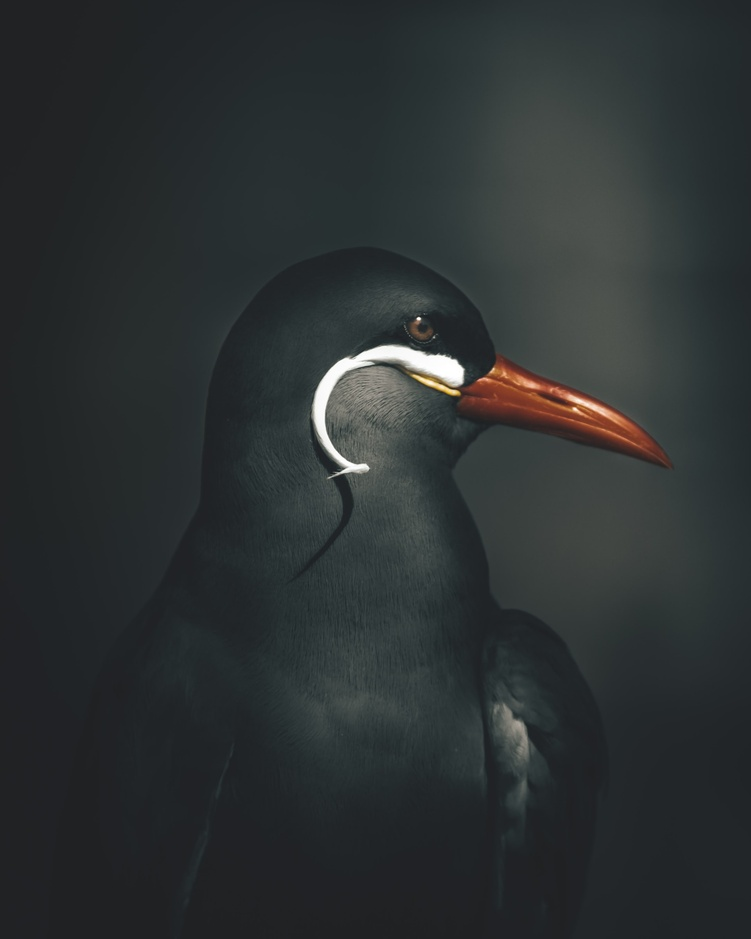
#> input picture Image/testing_images/bird.jpg, 751 x 939 px, shrunk from 1920 x 2400 before the run
$ python -i image_processing.py   (imports and definitions only)
#> lines starting #> are read from the running program, lines starting #| are printed output that depends on the picture
from PIL import Image, ImageFilter, ImageOps
import numpy as np


# [87 lines left out: functions filter_scan, rotate, flip, crop, sharpen, blur and 1 more, not called in this run]


def emboss(im: Image.Image) -> Image.Image:
    """
    takes in an image and puts it through an "emboss" filter
    :param im: the image to be filtered
    :return: the filtered image
    """
    return im.convert('L').filter(ImageFilter.EMBOSS).convert('RGBA')


# [7 lines left out: function greyscale, not called in this run]

>>> from PIL import Image
>>> picture = Image.open('../testing_images/bird.jpg')
#> picture is the input picture: PIL image 751x939 RGB; mean R, G, B 44.4, 49.3, 50.3
>>> result = emboss(picture)
#> in emboss, `return im.convert('L').filter(ImageFilter.EMBOSS).convert('RGBA')`:
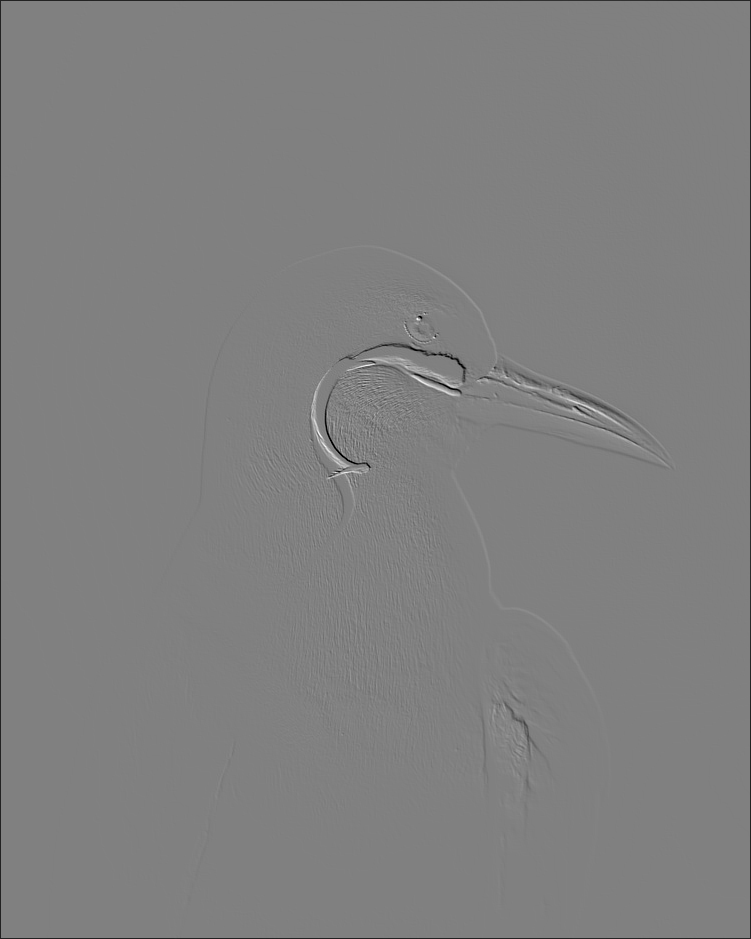
#> returned value: PIL image 751x939 RGBA; mean R, G, B, A 127.6, 127.6, 127.6, 255
